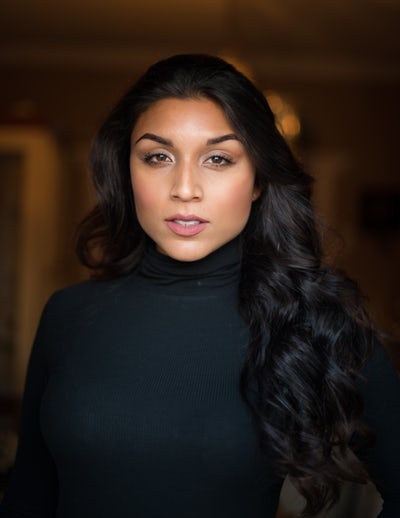
#> input picture images/w3.jpg, 400 x 518 px, found by its file name
$ jupyter execute ORB.ipynb   (shell and % lines are left out)
#> lines starting #> are read from the running program, lines starting #| are printed output that depends on the picture
[cell 1]

import cv2
import matplotlib.pyplot as plt

[cell 2]
# Set the default figure size
plt.rcParams['figure.figsize'] = [20,10]

img_path = '.\images\w3.jpg' # '.\images\kid.jpg' # '.\images\test2.jpg' #'.\images\kid.jpg' #'images/faces.png'
# Load the training image
image = cv2.imread(img_path)
#> image is the input picture: shape (518, 400, 3); mean B, G, R 25.4, 31.7, 42.6

# Convert the training image to RGB
training_image = cv2.cvtColor(image, cv2.COLOR_BGR2RGB)

# Convert the training image to gray Scale
training_gray = cv2.cvtColor(image, cv2.COLOR_BGR2GRAY)
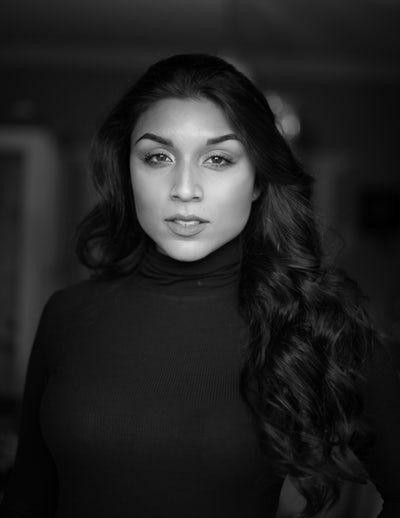
#> training_gray: shape (518, 400); min 0, max 236, mean 34.2

# Display the images
plt.subplot(121)
plt.title('Original Training Image')
plt.imshow(training_image)
plt.subplot(122)
plt.title('Gray Scale Training Image')
plt.imshow(training_gray, cmap = 'gray')
plt.show()
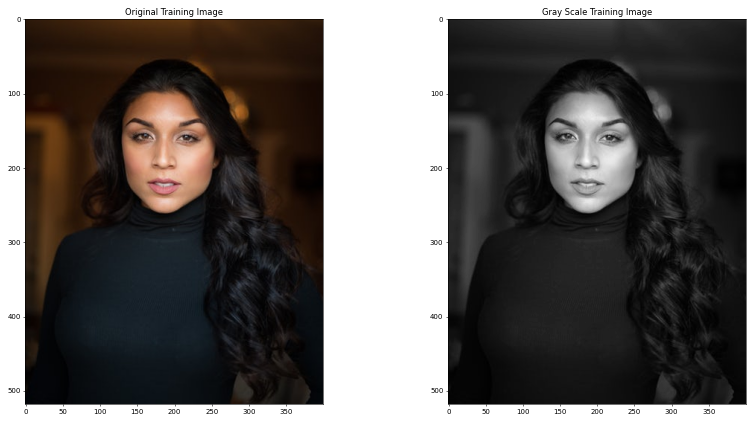
#> figure drawn by matplotlib, 2 panels

[cell 3]
# Import copy to make copies of the training image
import copy

# Set the default figure size
plt.rcParams['figure.figsize'] = [14.0, 7.0]

# Set the parameters of the ORB algorithm by specifying the maximum number of keypoints to locate and
# the pyramid decimation ratio
orb = cv2.ORB_create(100, 2.0)

# Find the keypoints in the gray scale training image and compute their ORB descriptor.
# The None parameter is needed to indicate that we are not using a mask.
keypoints, descriptor = orb.detectAndCompute(training_gray, None)
#> keypoints = 88 keypoints; strongest (x, y, size): (212, 158, 31), (215, 158, 31), (210, 160, 31), (210, 157, 31)

# Create copies of the training image to draw our keypoints on
keyp_without_size = copy.copy(training_image)
keyp_with_size = copy.copy(training_image)

# Draw the keypoints without size or orientation on one copy of the training image
cv2.drawKeypoints(training_image, keypoints, keyp_without_size, color = (0, 255, 0))
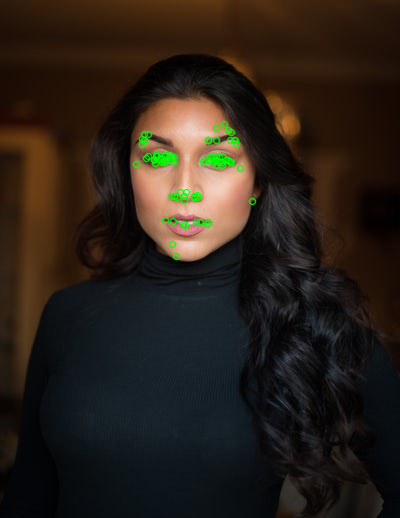
#> keyp_without_size: shape (518, 400, 3); mean R, G, B 41.6, 32.7, 24.8

# Draw the keypoints with size and orientation on the other copy of the training image
cv2.drawKeypoints(training_image, keypoints, keyp_with_size, flags = cv2.DRAW_MATCHES_FLAGS_DRAW_RICH_KEYPOINTS)

# Display the image with the keypoints without size or orientation
plt.subplot(121)
plt.title('Keypoints Without Size or Orientation')
plt.imshow(keyp_without_size)

# Display the image with the keypoints with size and orientation
plt.subplot(122)
plt.title('Keypoints With Size and Orientation')
plt.imshow(keyp_with_size)
plt.show()

# Print the number of keypoints detected
print("\nNumber of keypoints Detected: ", len(keypoints))
#| Number of keypoints Detected:  88

[cell 4]
# Import copy to make copies of the training image
import copy

# Set the default figure size
plt.rcParams['figure.figsize'] = [14.0, 7.0]

# Set the parameters of the ORB algorithm by specifying the maximum number of keypoints to locate and
# the pyramid decimation ratio
orb = cv2.ORB_create(100, 2.0)

# Find the keypoints in the gray scale training image and compute their ORB descriptor.
# The None parameter is needed to indicate that we are not using a mask.
keypoints, descriptor = orb.detectAndCompute(training_gray, None)

# Create copies of the training image to draw our keypoints on
keyp_without_size = copy.copy(training_image)
keyp_with_size = copy.copy(training_image)

# Draw the keypoints without size or orientation on one copy of the training image
cv2.drawKeypoints(training_image, keypoints, keyp_without_size, color = (0, 255, 0))

# Draw the keypoints with size and orientation on the other copy of the training image
cv2.drawKeypoints(training_image, keypoints, keyp_with_size, flags = cv2.DRAW_MATCHES_FLAGS_DRAW_RICH_KEYPOINTS)
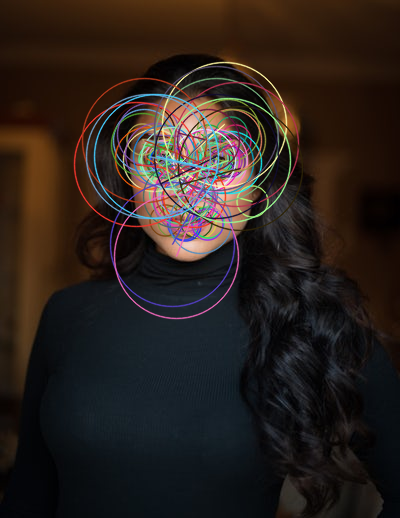
#> keyp_with_size: shape (518, 400, 3); mean R, G, B 42.4, 33.1, 28.4

# Display the image with the keypoints without size or orientation
plt.subplot(131)
plt.title('Training Image')
plt.imshow(training_image)

# Display the image with the keypoints without size or orientation
plt.subplot(132)
plt.title('Keypoints Without Size or Orientation')
plt.imshow(keyp_without_size)

# Display the image with the keypoints with size and orientation
plt.subplot(133)
plt.title('Keypoints With Size and Orientation')
plt.imshow(keyp_with_size)
plt.show()

# Print the number of keypoints detected
print("\nNumber of keypoints Detected: ", len(keypoints))
#| Number of keypoints Detected:  88

$ run again, with images/faces.png saved as images/w3.jpg
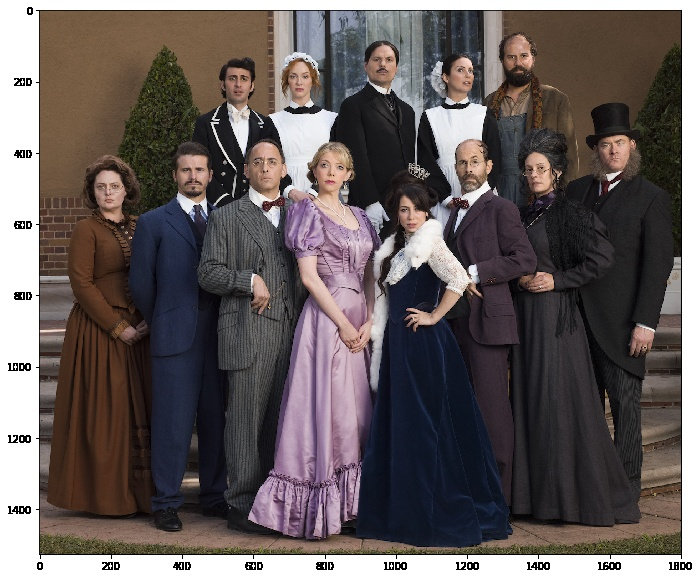
#> input picture images/faces.png, 700 x 578 px, found by its file name
#> image is the input picture: shape (578, 700, 3); mean B, G, R 91.5, 92.2, 100.9
#> `plt.show()`:
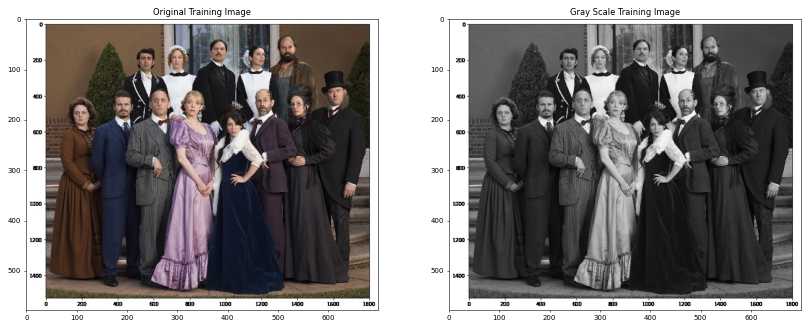
#> figure drawn by matplotlib, 2 panels
#> keypoints = 94 keypoints; strongest (x, y, size): (31, 82, 31), (31, 152, 31), (31, 155, 31), (215, 125, 31)
#> keyp_without_size: shape (578, 700, 3); mean R, G, B 100.3, 92.8, 90.9
#| Number of keypoints Detected:  94
#> `cv2.drawKeypoints(training_image, keypoints, keyp_with_size, flags = c..`:
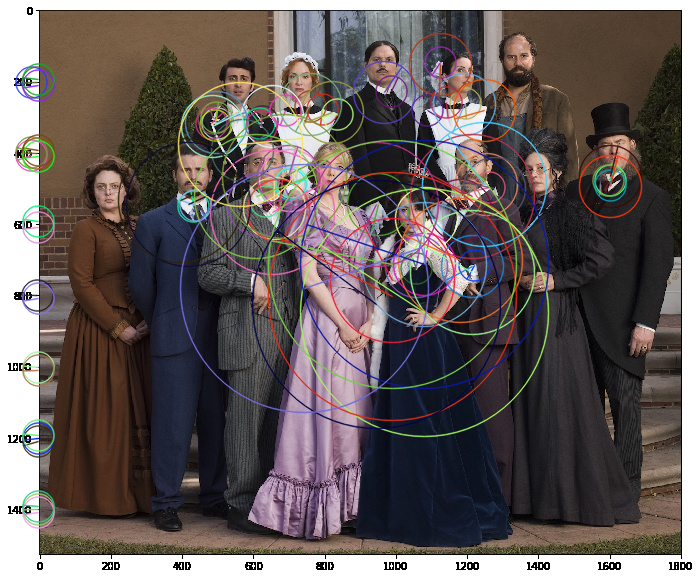
#> keyp_with_size: shape (578, 700, 3); mean R, G, B 102, 93.1, 92.1
#| Number of keypoints Detected:  94
